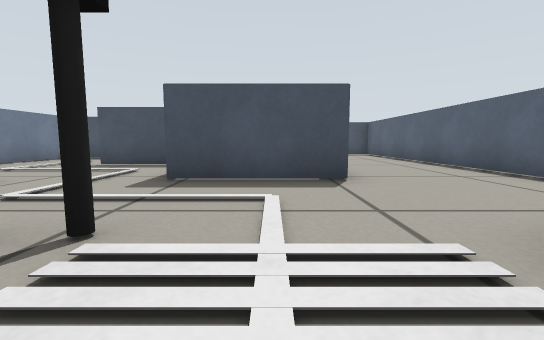
View 1 (above)

19 first-person views from a walk through a Gazebo world. The camera is 0.06 m above the floor, tilts 6° down and sees 90° across. The floor is counted in squares, 0.1 m on a side. Each view is taken from the middle of a square. On the plan, view 1 faces up. The plan holds only what a view shows up to about 9 squares ahead; the rest is blank.

View 2
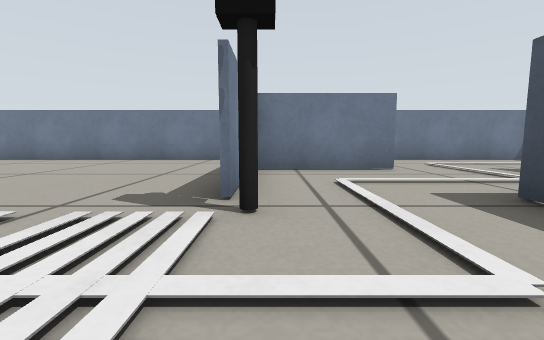

View 3
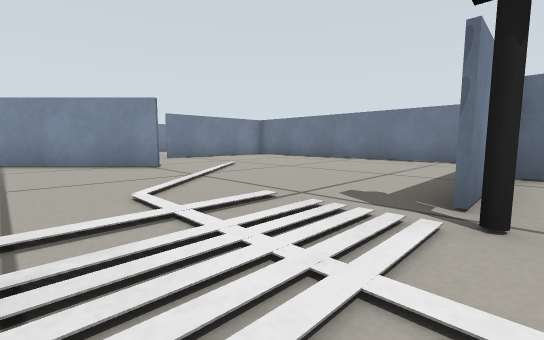

View 4
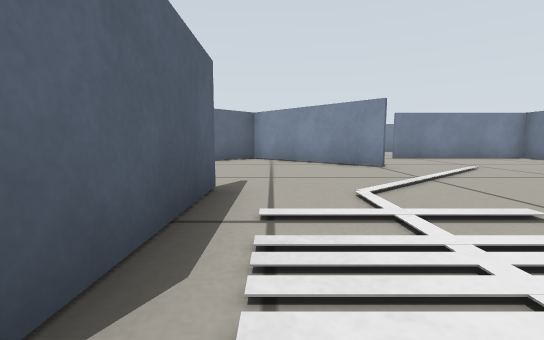

View 5
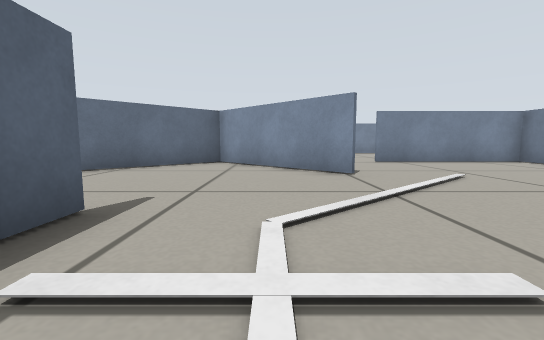

View 6
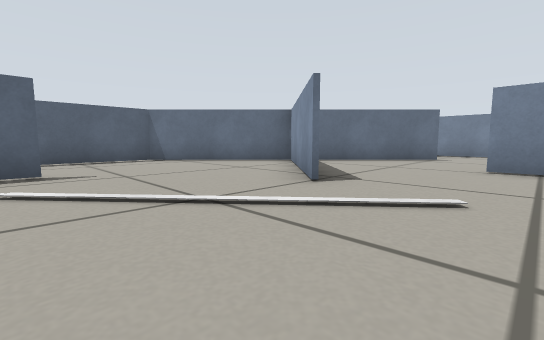

View 7
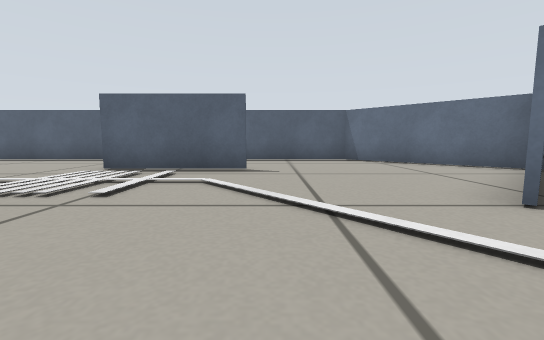

View 8
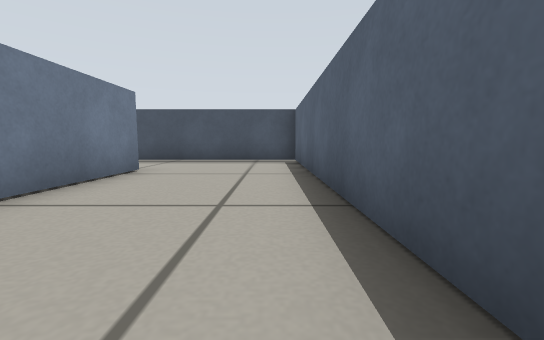

View 9
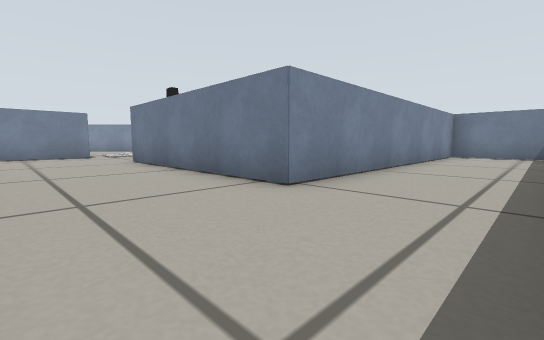

View 10
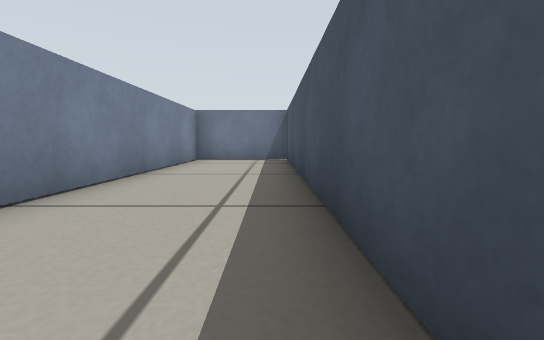

View 11
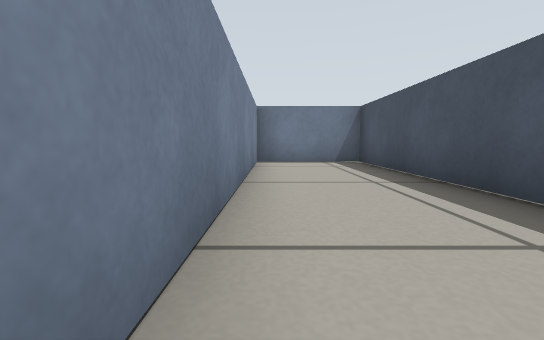

View 12
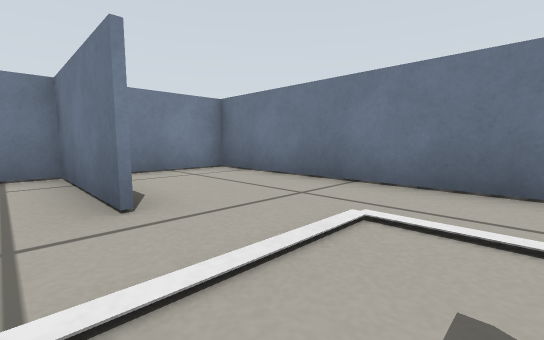

View 13
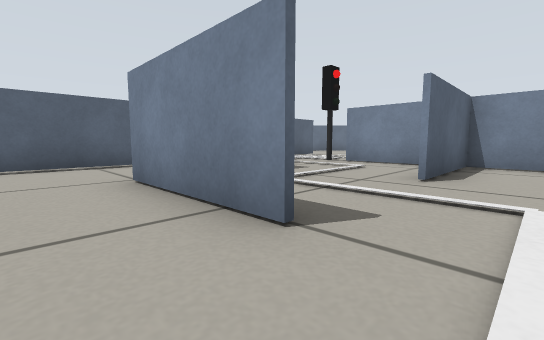

View 14
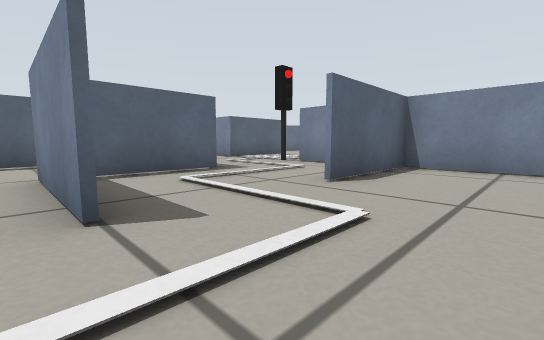

View 15
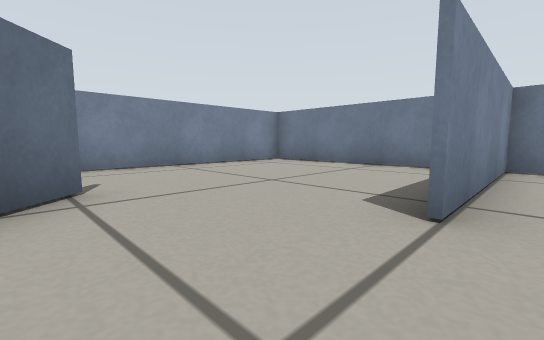

View 16
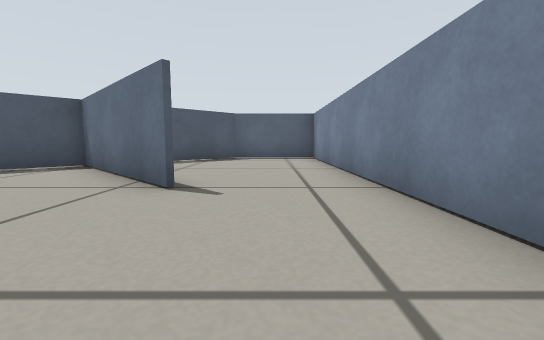

View 17
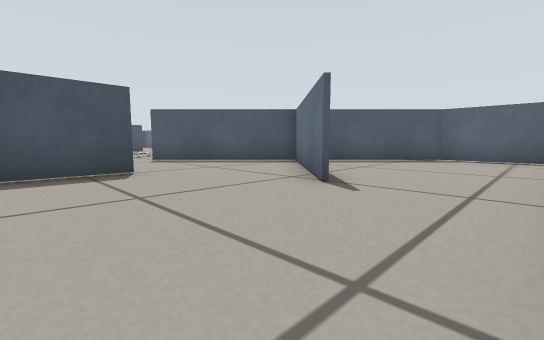

View 18
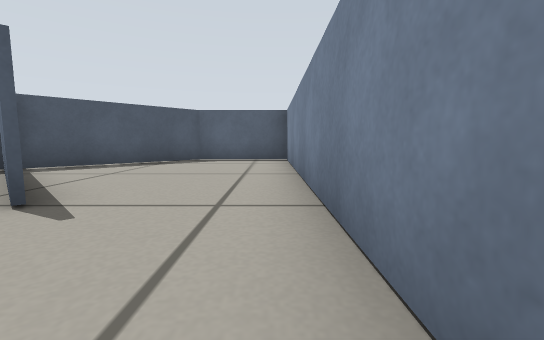

View 19
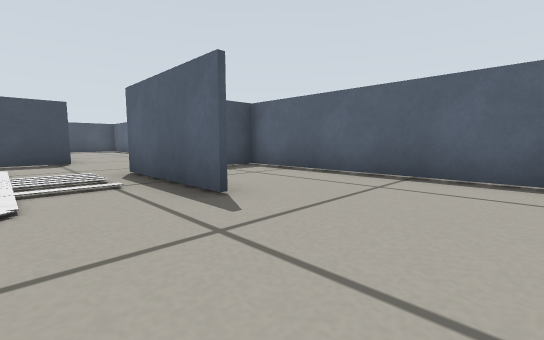

### Floor plan
Ten units are one square. View 1 is at (0, 0); x grows to the right and y downward. Boxes are objects, and circles mark ways between rooms. Rooms are numbered by the first view taken in them; rooms with no view inside come last. Other rooms are left out.
<svg viewBox="-83 -140 135 280">
<path fill="none" stroke="#000" d="M-16 42 17 75M17 15 17 -16M18 78 -17 43M2 88 47 43 47 -15 39 -15M-77 -10 -77 75 -32 75M47 -34 47 -135 -77 -135 -77 -100M25 -16 40 -16M-78 -106 13 -106 13 -45 -18 -45M-47 -46 -47 -15M-18 -45 -18 -70M-29 -75 -48 -75M-48 -15 -48 -46M-78 -16 -18 -16M-77 -85 -77 -10M-49 -76 -16 -76M12 -66 12 -91M-77 -100 -77 -85M-17 107 2 88M-31 76 -51 76M-77 88 -77 135 5 135M5 135 47 135 47 107 18 78"/>
<rect x="-15" y="-25" width="10" height="10" fill="#bbb"><title>other object</title></rect>
<circle cx="0" cy="-10" r="3" fill="#2a7"/>
<circle cx="-20" cy="80" r="3" fill="#2a7"/>
<circle cx="-20" cy="-30" r="3" fill="#2a7"/>
<circle cx="-60" cy="-80" r="3" fill="#2a7"/>
<circle cx="-5" cy="125" r="3" fill="#2a7"/>
<text x="-20" y="30">1</text>
<text x="20" y="-90">2</text>
<text x="-50" y="-50">3</text>
<text x="-20" y="-90">4</text>
<text x="-40" y="110">5</text>
<text x="20" y="110">6</text>
</svg>
Room 1 opens to room 2. Room 1 opens to room 5. Room 2 opens to room 3. Room 3 opens to room 4. Room 5 opens to room 6.

Where each view was taken, in squares from view 1:
view 1: 0 up, 0 right, facing up
view 2: 2 up, 1 right, facing left
view 3: 2 up, 1 right, facing down-left
view 4: 2 up, 1 right, facing down
view 5: 1 up, 0 right, facing down
view 6: 1 down, 4 left, facing down-right
view 7: 2 down, 4 left, facing right
view 8: 5 up, 4 right, facing up
view 9: 13 up, 4 right, facing down-left
view 10: 13 up, 1 right, facing left
view 11: 11 up, 0 right, facing left
view 12: 7 up, 4 left, facing down-left
view 13: 9 up, 6 left, facing down-right
view 14: 8 up, 7 left, facing down-right
view 15: 7 down, 1 left, facing down-left
view 16: 12 down, 5 left, facing right
view 17: 13 down, 5 left, facing up-right
view 18: 13 down, 4 left, facing right
view 19: 4 down, 0 right, facing up-right
